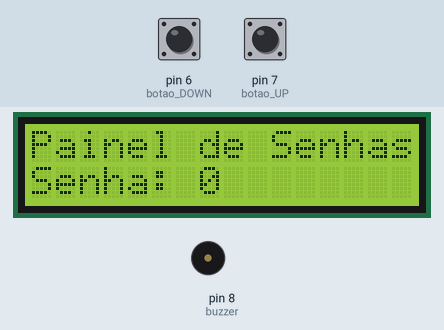
Simulated run of this sketch. Board: Arduino Uno, built with avr-gcc and run on an emulated ATmega328P. Parts: 16×2 character LCD, buzzer (waves = sounding). The inputs (shaded band) are chosen by the test bench; at power-on: pin 7 (botao_UP) HIGH, pin 6 (botao_DOWN) HIGH.

Above: at 1.9 s.
2.0 s: pin 7 (botao_UP) pulled LOW for 1 s
At 2.5 s:
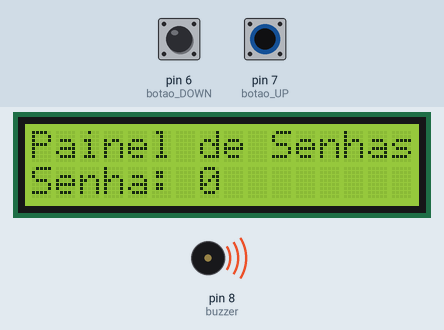
5.1 s: pin 7 (botao_UP) pulled LOW for 0.15 s
At 6.3 s:
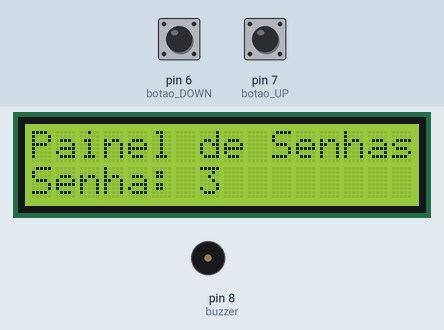
7.2 s: pin 6 (botao_DOWN) pulled LOW for 3.2 s
At 7.7 s:
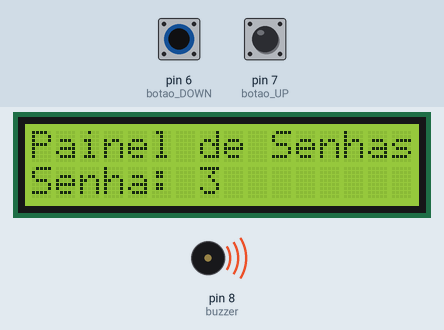
Timing chart, 0 to 11.3 s (numbered marks = the images above; inputs shaded):
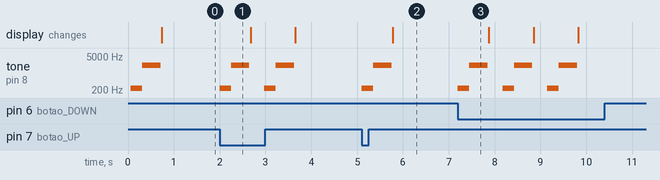

The sketch:

Aula7.ino
```cpp
/************************************************************/
/* Aula 07 - Painel de Senhas com display LCD 16x2 I2C      */
/************************************************************/

/* Carrega as bibliotecas necessárias                       */
#include <Wire.h>
#include <LiquidCrystal_I2C.h>

/* Configura o endereço do LCD para 0x27 com 16 colunas e 2 linhas */
/* Se não funcionar com 0x27, tente 0x3F.                         */
LiquidCrystal_I2C lcd(0x27, 16, 2);

/* Definições das portas utilizadas                         */
#define botao_DOWN 6
#define botao_UP 7
#define buzzer 8

/* Variável que armazenará a senha                          */
int senha = -1;

void setup() {
  /* Inicializa o LCD I2C                                   */
  lcd.init();
  /* Liga a luz de fundo do LCD                             */
  lcd.backlight();

  /* Configura os pinos dos botões como entrada PULLUP      */
  pinMode(botao_UP, INPUT_PULLUP);
  pinMode(botao_DOWN, INPUT_PULLUP);

  /* Configura o pino do buzzer como saída                  */
  pinMode(buzzer, OUTPUT);

  /* Inicia com a senha zero                                */
  chamar(+1);
}

void loop() {
  /* Se pressionar o botão UP                               */
  if (digitalRead(botao_UP) == LOW) {
    chamar(+1);
    delay(300); // Debounce simples para evitar múltiplas contagens
  }

  /* Se pressionar o botão DOWN                             */
  if (senha > 0 && digitalRead(botao_DOWN) == LOW) {
    chamar(-1);
    delay(300); // Debounce simples
  }
}

/* Função responsável por imprimir a senha no display       */
void chamar(int botao) {
  // Efeito sonoro
  tone(buzzer, 236, 250);
  delay(250);
  tone(buzzer, 2093, 400);
  delay(400);

  senha = senha + botao;

  lcd.clear();
  lcd.setCursor(0, 0);
  lcd.print("Painel de Senhas");

  lcd.setCursor(0, 1);
  lcd.print("Senha: ");
  lcd.print(senha); // Mais eficiente que concatenar String
}
```

Measured:
- after the input at 2.0 s, tone on pin 8 (buzzer): plays 236 Hz for 0.25 s, 2093 Hz for 0.40 s, 236 Hz for 0.25 s, 2093 Hz for 0.40 s, starting at once
- after the input at 5.1 s, tone on pin 8 (buzzer): silent → 236 Hz at once, → 2093 Hz 0.25 s later, → silent 0.40 s later; the display: changes after 0.68 s (image 2)
- after the input at 7.2 s, tone on pin 8 (buzzer): silent → 236 Hz at once, then repeats every 0.98 s: 2093 Hz 0.40 s, silent 0.33 s, 236 Hz 0.25 s, until it stays silent from 9.8 s
